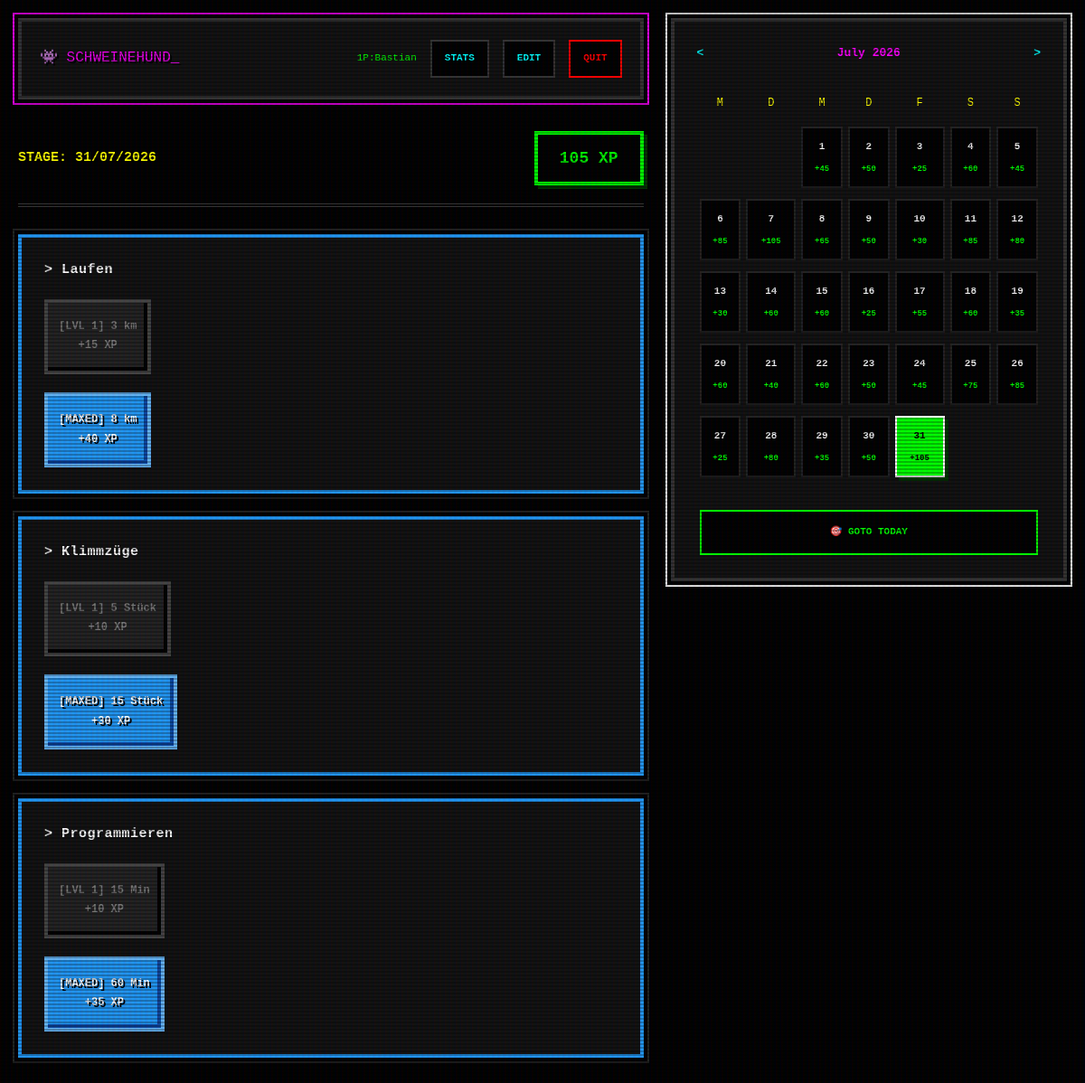
Page /dashboard?date=2026-07-31 (signed in) on the committed database.
### app.py (models this page shows)
class User(UserMixin, db.Model):
    id = db.Column(db.Integer, primary_key=True)
    username = db.Column(db.String(50), unique=True, nullable=False)
    password_hash = db.Column(db.String(128), nullable=False)
    tasks = db.relationship('Task', backref='user', lazy=True, cascade="all, delete-orphan")
    logs = db.relationship('DailyLog', backref='user', lazy=True, cascade="all, delete-orphan")

class Task(db.Model):
    id = db.Column(db.Integer, primary_key=True)
    user_id = db.Column(db.Integer, db.ForeignKey('user.id'), nullable=False)
    title = db.Column(db.String(100), nullable=False)
    stage1_text = db.Column(db.String(100), nullable=False)
    stage1_points = db.Column(db.Integer, nullable=False)
    stage2_text = db.Column(db.String(100), nullable=False)
    stage2_points = db.Column(db.Integer, nullable=False)
    logs = db.relationship('DailyLog', backref='task', lazy=True, cascade="all, delete-orphan")

### app.py (the view)
@app.route('/dashboard')
@login_required
def dashboard():
    date_str = request.args.get('date')
    if date_str:
        selected_date = datetime.strptime(date_str, '%Y-%m-%d').date()
    else:
        selected_date = date.today()
    tasks = Task.query.filter_by(user_id=current_user.id).all()
    today_logs = DailyLog.query.filter_by(date=selected_date, user_id=current_user.id).all()
    total_points = get_xp_for_date(selected_date)
    status_map = {}
    for log in today_logs:
        status_map[log.task_id] = {'s1': log.completed_stage1, 's2': log.completed_stage2}
    year, month = selected_date.year, selected_date.month
    cal = calendar.Calendar(firstweekday=0)
    month_days = cal.monthdayscalendar(year, month)
    calendar_weeks = []
    for week in month_days:
        week_days = []
        for day in week:
            if day == 0:
                week_days.append(None)
            else:
                d = date(year, month, day)
                week_days.append({'day': day, 'date_str': d.strftime('%Y-%m-%d'), 'xp': get_xp_for_date(d)})
        calendar_weeks.append(week_days)
    month_name = calendar.month_name[month]
    prev_month_date = (selected_date.replace(day=1) - timedelta(days=1))
    next_month_date = (selected_date.replace(day=28) + timedelta(days=5)).replace(day=1)
    return render_template('index.html', tasks=tasks, status_map=status_map,
                           total_points=total_points, selected_date=selected_date, today=date.today(),
                           calendar_weeks=calendar_weeks, month_name=month_name, year=year,
                           prev_month=prev_month_date.strftime('%Y-%m-%d'), next_month=next_month_date.strftime('%Y-%m-%d'))

### app.py (called while the page is built)
@login_manager.user_loader
def load_user(user_id):
    return User.query.get(int(user_id))

def get_xp_for_date(target_date):
    logs = DailyLog.query.filter_by(date=target_date, user_id=current_user.id).all()
    points = 0
    for log in logs:
        if log.completed_stage1: points += log.task.stage1_points
        if log.completed_stage2: points += log.task.stage2_points
    return points

### templates/index.html (shortened to what this page needs)
<!DOCTYPE html>
<html lang="de">
<head>
    <link href="https://googleapis.com" rel="stylesheet">
</head>
<body>
    <div class="main-content">
        <div class="brand-bar">
            <div class="brand-logo-title">👾 SCHWEINEHUND_</div>
            <div class="user-nav">
                <span style="color: #00ff00;">1P:{{ current_user.username }}</span>
                <a class="nav-link" href="/stats">STATS</a>
                <a class="nav-link" href="/manage">EDIT</a>
                <a class="nav-link" href="/logout" style="color: #ff0000; border-color: #ff0000;">QUIT</a>
            </div>
        </div>
        <div class="header-day">
            <h2>STAGE: {{ selected_date.strftime('%d/%m/%Y') }}</h2>
            <div class="score-box">{{ total_points }} XP</div>
        </div>
        {% for task in tasks %}
        <div class="task-card" style="{% if status_map.get(task.id, {}).s1 %}border-color: #ff9800;{% elif status_map.get(task.id, {}).s2 %}border-color: #2196F3;{% endif %}">
            <h3>> {{ task.title }}</h3>
            <div class="btn-group">
                <form action="/check/{{ task.id }}/1" method="POST" style="flex: 1;">
                    <button type="submit" class="btn {% if status_map.get(task.id, {}).s1 %}btn-s1-on{% else %}btn-off{% endif %}">
                        [LVL 1] {{ task.stage1_text }}<br>+{{ task.stage1_points }} XP
                    </button>
                </form>
                <form action="/check/{{ task.id }}/2" method="POST" style="flex: 1;">
                    <button type="submit" class="btn {% if status_map.get(task.id, {}).s2 %}btn-s2-on{% else %}btn-off{% endif %}">
                        [MAXED] {{ task.stage2_text }}<br>+{{ task.stage2_points }} XP
                    </button>
                </form>
            </div>
        </div>
        {% else %}
        <p style="text-align: center; color: #666; font-size: 13px; line-height: 1.8; margin-top: 40px;">NO QUESTS ACTIVE.<br>GO TO [EDIT] TO GENERATE MISSIONS!</p>
        {% endfor %}
    </div>
    <div class="sidebar">
        <div class="cal-header">
            <a href="/dashboard?date={{ prev_month }}" style="text-decoration:none; color: #00ffff; font-weight: bold;">&lt;</a>
            <span>{{ month_name }} {{ year }}</span>
            <a href="/dashboard?date={{ next_month }}" style="text-decoration:none; color: #00ffff; font-weight: bold;">&gt;</a>
        </div>
        <table class="cal-table">
            <thead>
                <tr><th>M</th><th>D</th><th>M</th><th>D</th><th>F</th><th>S</th><th>S</th></tr>
            </thead>
            <tbody>
                {% for week in calendar_weeks %}
                <tr>
                    {% for day_data in week %}
                        <td>
                            {% if day_data %}
                                <a href="/dashboard?date={{ day_data.date_str }}" class="cal-day-cell {% if day_data.date_str == selected_date.strftime('%Y-%m-%d') %}cal-active{% endif %}">
                                    {{ day_data.day }}
                                    {% if day_data.xp > 0 %}
                                        <span class="xp-badge">+{{ day_data.xp }}</span>
                                    {% endif %}
                                </a>
                            {% endif %}
                        </td>
                    {% endfor %}
                </tr>
                {% endfor %}
            </tbody>
        </table>
        <p style="text-align:center; margin-top:30px; margin-bottom: 0;"><a href="/dashboard" class="nav-link" style="color:#00ff00; background:#000; border-color:#00ff00; display:inline-block; padding: 14px; width: 90%; font-size: 11px; text-align: center;">🎯 GOTO TODAY</a></p>
    </div>
</body>
</html>

### templates/index.html (style rules this page uses)
body { font-family: 'Press Start 2P', monospace; max-width: 1200px; margin: 0 auto; padding: 20px; background: #000; color: #fff; display: flex; gap: 30px; box-sizing: border-box; line-height: 1.6; }
body::before { content: " "; display: block; position: fixed; top: 0; left: 0; bottom: 0; right: 0; background: linear-gradient(rgba(18, 16, 16, 0) 50%, rgba(0, 0, 0, 0.25) 50%), linear-gradient(90deg, rgba(255, 0, 0, 0.05), rgba(0, 255, 0, 0.02), rgba(0, 0, 255, 0.05)); z-index: 999; background-size: 100% 4px, 6px 100%; pointer-events: none; }
.main-content { flex: 2; }
.sidebar { flex: 1.1; background: #111; padding: 25px; border: 4px solid #333; box-shadow: 0 0 0 4px #000, 0 0 0 6px #fff; height: fit-content; min-width: 320px; }
.brand-bar { background: #111; padding: 20px; border: 4px solid #333; box-shadow: 0 0 0 4px #000, 0 0 0 6px #ff00ff; display: flex; justify-content: space-between; align-items: center; margin-bottom: 35px; flex-wrap: wrap; gap: 15px; }
.brand-logo-title { display: flex; align-items: center; gap: 12px; font-size: 16px; color: #ff00ff; text-shadow: 2px 2px #000; }
.user-nav { display: flex; align-items: center; gap: 15px; font-size: 11px; flex-wrap: wrap; }
.nav-link { color: #00ffff; text-decoration: none; padding: 10px 14px; border: 2px solid #333; background: #000; font-weight: bold; }
.header-day { display: flex; justify-content: space-between; align-items: center; margin: 30px 0; border-bottom: 4px double #333; padding-bottom: 20px; }
.header-day h2 { margin: 0; font-size: 15px; color: #ffff00; }
.score-box { background: #000; color: #00ff00; padding: 12px 24px; border: 4px solid #00ff00; font-size: 18px; box-shadow: 4px 4px #003300; font-weight: bold; }
.task-card { background: #111; padding: 25px; margin-bottom: 25px; border: 4px solid #333; box-shadow: 0 0 0 4px #000, 0 0 0 6px #222; }
.task-card h3 { margin: 0 0 20px 0; color: #fff; font-size: 15px; letter-spacing: 0.5px; line-height: 1.5; }
.btn-group { display: flex; gap: 20px; flex-direction: column; }
.btn { padding: 16px 12px; border: 4px solid #444; cursor: pointer; font-family: 'Press Start 2P', monospace; font-size: 12px; text-align: center; transition: all 0.1s; box-shadow: inset -4px -4px #000; line-height: 1.8; font-weight: bold; }
.btn-off { background: #222; color: #777; border-color: #444; }
.btn-s2-on { background: #2196F3; color: white; border-color: #64b5f6; box-shadow: inset -4px -4px #0d47a1; text-shadow: 2px 2px #000; }
.cal-header { display: flex; justify-content: space-between; align-items: center; margin-bottom: 25px; font-size: 13px; color: #ff00ff; font-weight: bold; }
.cal-table { width: 100%; border-collapse: collapse; text-align: center; font-size: 11px; }
.cal-table th { padding: 10px 0; color: #ffff00; font-weight: normal; font-size: 12px; }
.cal-table td { padding: 6px 3px; }
.cal-day-cell { text-decoration: none; color: #fff; display: block; padding: 12px 2px; background: #000; border: 2px solid #222; font-weight: bold; }
.cal-active { background: #00ff00 !important; color: #000 !important; font-weight: bold; border-color: #fff; box-shadow: 4px 4px #003300; }
.xp-badge { font-size: 9px; color: #00ff00; display: block; margin-top: 8px; font-weight: bold; }
.cal-active .xp-badge { color: #000; font-weight: bold; }

### rows in the picture
User: username "Bastian"
Task: title "Laufen", stage1_text "3 km", stage1_points "15", stage2_text "8 km", stage2_points "40"
Task: title "Klimmzüge", stage1_text "5 Stück", stage1_points "10", stage2_text "15 Stück", stage2_points "30"
Task: title "Programmieren", stage1_text "15 Min", stage1_points "10", stage2_text "60 Min", stage2_points "35"

### other values in the picture
{{ selected_date.strftime('%d/%m/%Y') }} "31/07/2026"
{{ total_points }} "105"
{{ month_name }} "July"
{{ year }} "2026"
{{ day_data.day }} "1" "2" "3" "4" "5" "6" "7" "8" "9" "10" "11" "12" "13" "14" "15" "16" "17" "18" "19" "20" "21" "22" "23" "24" "25" "26" "27" "28" "29" "30" "31"
{{ day_data.xp }} "45" "50" "25" "60" "45" "85" "105" "65" "50" "30" "85" "80" "30" "60" "60" "25" "55" "60" "35" "60" "40" "60" "50" "45" "75" "85" "25" "80" "35" "50" "105"
